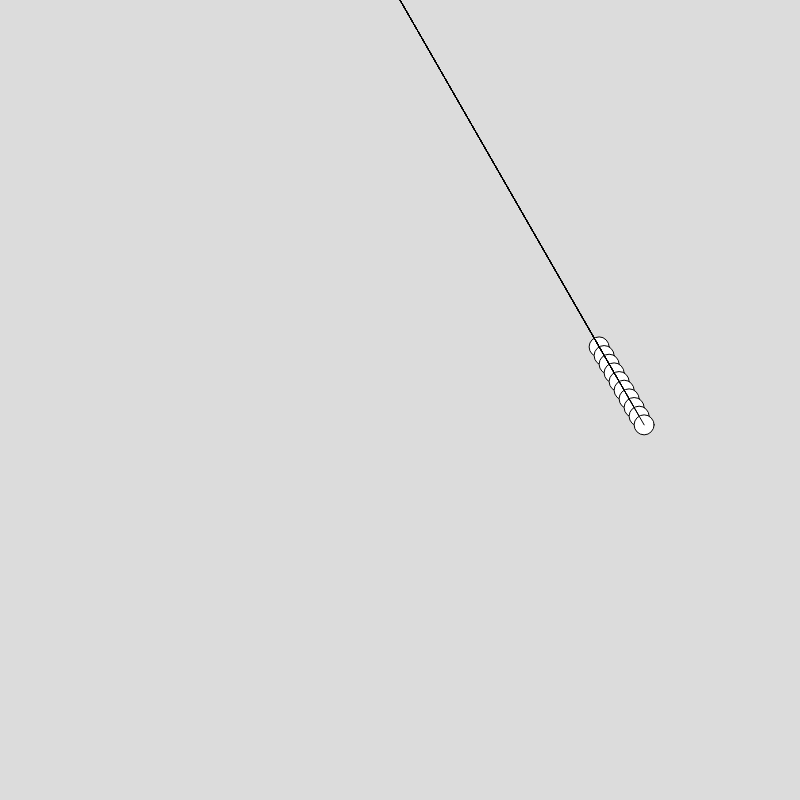
Frame 1 (no input)
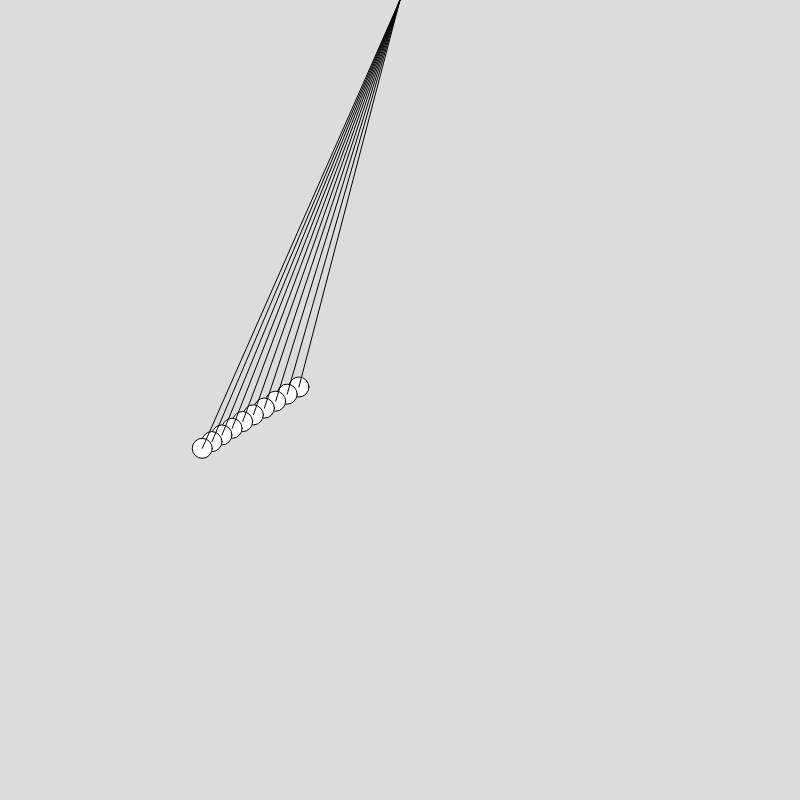
Frame 60 (no input)
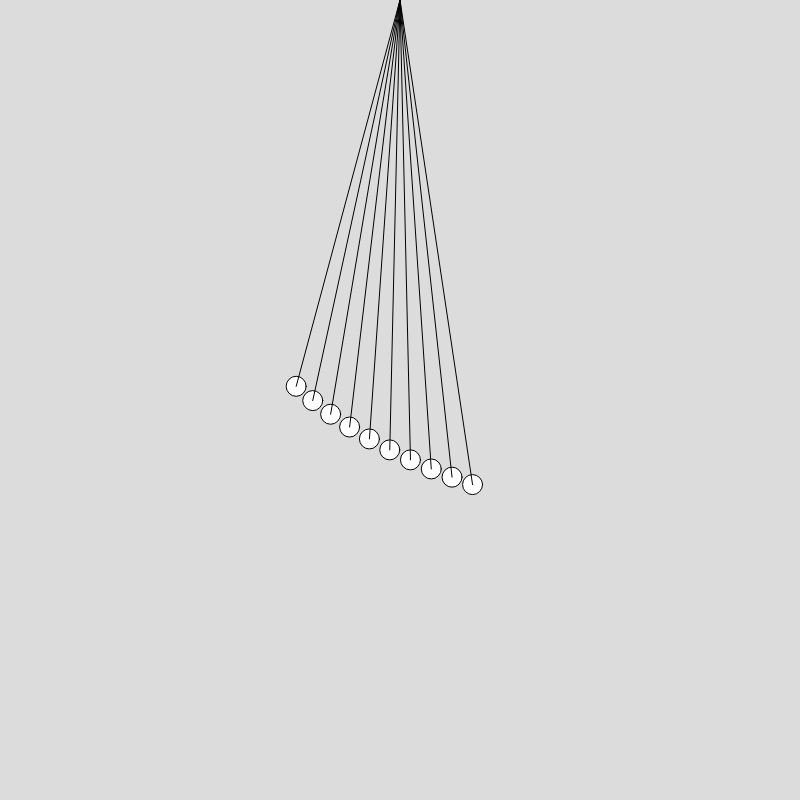
Frame 120 (the mouse pressed at the canvas centre since frame 60)

The p5.js sketch that drew these frames (run headless with seeded random() and noise() and a simulated clock; from frame 60 on, the mouse is pressed at the canvas centre):

// p5.js sketch
// ── sketch.js
function setup() {
  createCanvas(800, 800);
  for (let i=0; i < 10; i++) {
    pendler.push(new Pendel((30/360)*2*Math.PI, 10, 400 + i*10));
  }
}

function draw() {
  background(220);
  for( let p of pendler) {
    p.oppdater();
  }
}

let pendler = [];

// ── klasser.js


class Pendel {
    constructor(vinkel, masse, lengde) {
        this.lengde = lengde;
        this.vinkel = vinkel;
        this.vf = 0;
        this.va = 0;
        this.masse = masse;
        this.lengde = lengde;
        // this.p = createVector(this.lengde * Math.sin(this.vinkel) + 300, this.lengde * Math.cos(this.vinkel));
    }
    oppdater() {
        this.va = 2 / this.lengde * Math.cos(this.vinkel + Math.PI/2);
        this.vf += this.va;
        this.vinkel += this.vf;
        this.p = createVector(this.lengde * Math.sin(this.vinkel) + 400, this.lengde * Math.cos(this.vinkel));
        circle(this.p.x, this.p.y, 20);
        line(this.p.x, this.p.y, 400, 0);
    }
}
